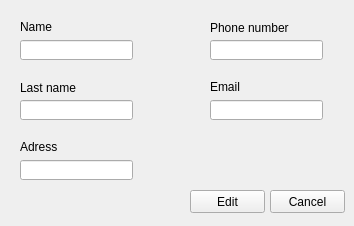
<?xml version="1.0" encoding="UTF-8"?>
<ui version="4.0">
 <class>Edit</class>
 <widget class="QWidget" name="Edit">
  <property name="windowModality">
   <enum>Qt::ApplicationModal</enum>
  </property>
  <property name="geometry">
   <rect>
    <x>0</x>
    <y>0</y>
    <width>354</width>
    <height>226</height>
   </rect>
  </property>
  <property name="minimumSize">
   <size>
    <width>354</width>
    <height>226</height>
   </size>
  </property>
  <property name="maximumSize">
   <size>
    <width>354</width>
    <height>226</height>
   </size>
  </property>
  <property name="windowTitle">
   <string>Form</string>
  </property>
  <widget class="QLabel" name="label_2">
   <property name="geometry">
    <rect>
     <x>20</x>
     <y>140</y>
     <width>47</width>
     <height>13</height>
    </rect>
   </property>
   <property name="text">
    <string>Adress</string>
   </property>
  </widget>
  <widget class="QLabel" name="label">
   <property name="geometry">
    <rect>
     <x>20</x>
     <y>20</y>
     <width>47</width>
     <height>13</height>
    </rect>
   </property>
   <property name="text">
    <string>Name</string>
   </property>
  </widget>
  <widget class="QLabel" name="label_5">
   <property name="geometry">
    <rect>
     <x>20</x>
     <y>80</y>
     <width>101</width>
     <height>16</height>
    </rect>
   </property>
   <property name="text">
    <string>Last name</string>
   </property>
  </widget>
  <widget class="QLabel" name="label_3">
   <property name="geometry">
    <rect>
     <x>210</x>
     <y>20</y>
     <width>91</width>
     <height>16</height>
    </rect>
   </property>
   <property name="text">
    <string>Phone number</string>
   </property>
  </widget>
  <widget class="QLineEdit" name="emailInput">
   <property name="geometry">
    <rect>
     <x>210</x>
     <y>100</y>
     <width>113</width>
     <height>20</height>
    </rect>
   </property>
  </widget>
  <widget class="QLineEdit" name="phoneNumberInput">
   <property name="geometry">
    <rect>
     <x>210</x>
     <y>40</y>
     <width>113</width>
     <height>20</height>
    </rect>
   </property>
  </widget>
  <widget class="QPushButton" name="editBtn">
   <property name="geometry">
    <rect>
     <x>190</x>
     <y>190</y>
     <width>75</width>
     <height>23</height>
    </rect>
   </property>
   <property name="text">
    <string>Edit</string>
   </property>
  </widget>
  <widget class="QLabel" name="label_4">
   <property name="geometry">
    <rect>
     <x>210</x>
     <y>80</y>
     <width>47</width>
     <height>13</height>
    </rect>
   </property>
   <property name="text">
    <string>Email</string>
   </property>
  </widget>
  <widget class="QLineEdit" name="adressInput">
   <property name="geometry">
    <rect>
     <x>20</x>
     <y>160</y>
     <width>113</width>
     <height>20</height>
    </rect>
   </property>
  </widget>
  <widget class="QLineEdit" name="lastNameInput">
   <property name="geometry">
    <rect>
     <x>20</x>
     <y>100</y>
     <width>113</width>
     <height>20</height>
    </rect>
   </property>
  </widget>
  <widget class="QPushButton" name="cancelBtn">
   <property name="geometry">
    <rect>
     <x>270</x>
     <y>190</y>
     <width>75</width>
     <height>23</height>
    </rect>
   </property>
   <property name="text">
    <string>Cancel</string>
   </property>
  </widget>
  <widget class="QLineEdit" name="firstNameInput">
   <property name="geometry">
    <rect>
     <x>20</x>
     <y>40</y>
     <width>113</width>
     <height>20</height>
    </rect>
   </property>
  </widget>
 </widget>
 <resources/>
 <connections/>
</ui>
